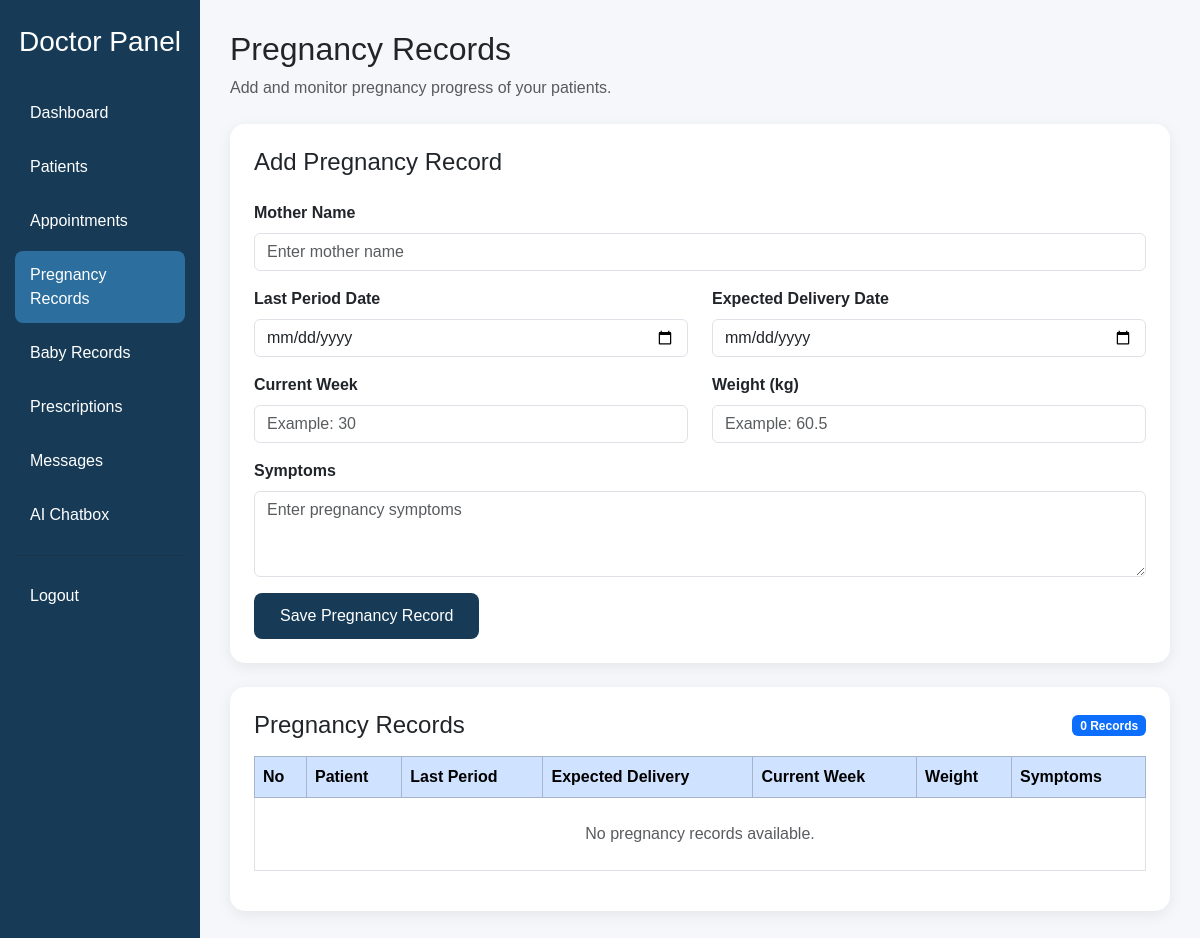
/Doctor/PregnancyRecords/, run on an earlier commit of the app's database.
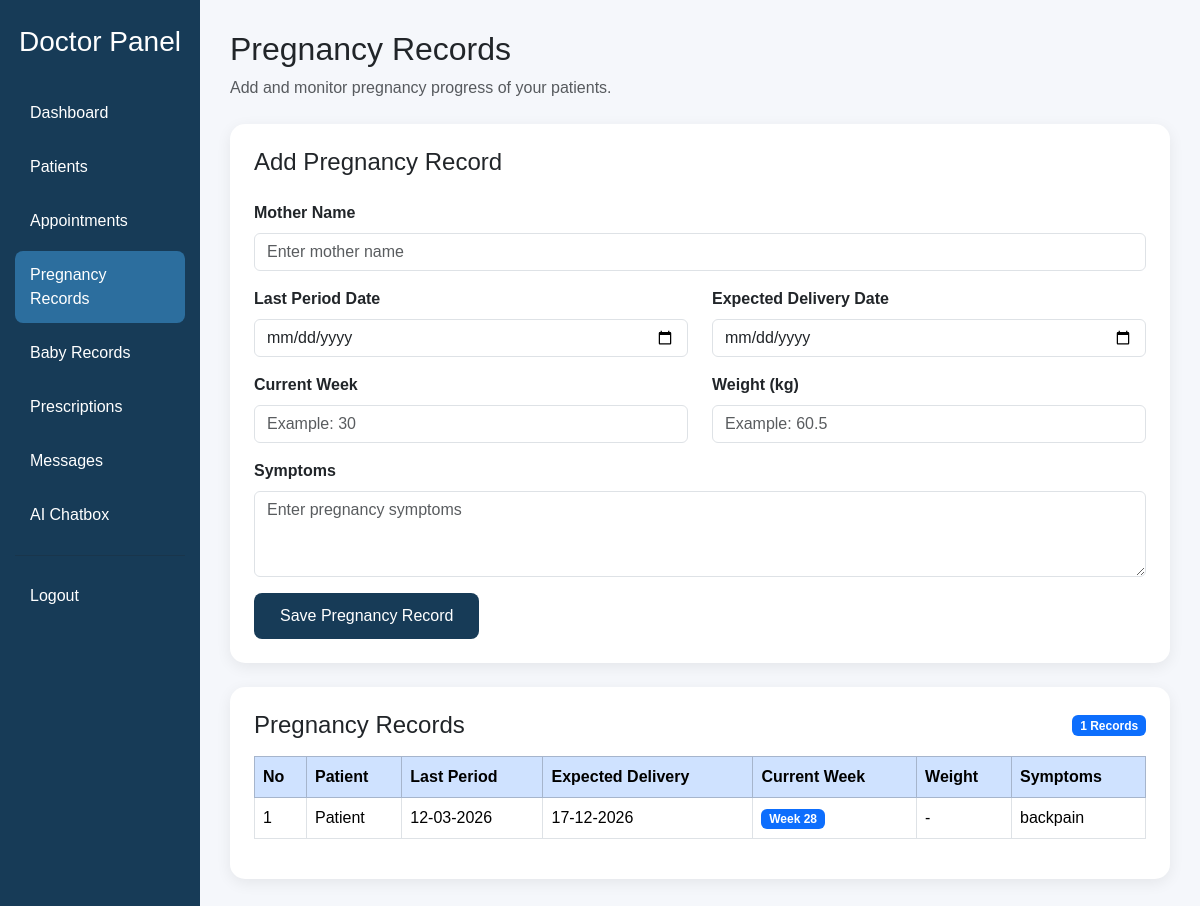
And on a later commit of the database.
### User/models.py (models this page shows)
class tbl_PregnancyTracker(models.Model):
    user = models.ForeignKey(tbl_registration, on_delete=models.CASCADE, related_name='pregnancy_records')
    last_period_date = models.DateField()
    expected_delivery_date = models.DateField()
    current_week = models.PositiveIntegerField(default=1)
    weight = models.FloatField(null=True, blank=True)
    symptoms = models.TextField(blank=True)
    notes = models.TextField(blank=True)
    created_at = models.DateTimeField(auto_now_add=True)
    updated_at = models.DateTimeField(auto_now=True)
    class Meta:
        db_table = 'tbl_PregnancyTracker'
        ordering = ['-updated_at']

### Doctor/views.py (the view, shortened to what this page needs)
# urls.py: path('PregnancyRecords/', views.PregnancyRecords, name='PregnancyRecords'),
def PregnancyRecords(request):
    pregnancy_records = tbl_PregnancyTracker.objects.all().order_by("-id")
    return render(
        request,
        "Doctor/PregnancyRecords.html",
        {
            "pregnancy_records": pregnancy_records
        }
    )

### Doctor/templates/Doctor/PregnancyRecords.html (shortened to what the changed rows need)
{% load static %}
<!DOCTYPE html>
<html lang="en">
<head>
    <link
        href="https://cdn.jsdelivr.net/npm/bootstrap@5.3.3/dist/css/bootstrap.min.css"
        rel="stylesheet"
    >
</head>
<body>
<div class="container-fluid">
    <div class="row">
        <div class="col-md-9 col-lg-10 content">
            <h2>
                Pregnancy Records
            </h2>
            <div class="card p-4 mt-4">
                <div
                    class="d-flex justify-content-between
                           align-items-center mb-3"
                >
                    <h4 class="mb-0">
                        Pregnancy Records
                    </h4>
                    <span class="badge bg-primary">
                        {{ pregnancy_records|length }}
                        Records
                    </span>
                </div>
                <div class="table-responsive">
                    <table class="table table-hover table-bordered">
                        <thead class="table-primary">
                            <tr>
                                <th>
                                    No
                                </th>
                                <th>
                                    Patient
                                </th>
                                <th>
                                    Last Period
                                </th>
                                <th>
                                    Expected Delivery
                                </th>
                                <th>
                                    Current Week
                                </th>
                                <th>
                                    Weight
                                </th>
                                <th>
                                    Symptoms
                                </th>
                            </tr>
                        </thead>
                        <tbody>
                        {% for record in pregnancy_records %}
                            <tr>
                                <td>
                                    {{ forloop.counter }}
                                </td>
                                <td>
                                    {% if record.user.user %}
                                        <strong>
                                            {{ record.user.user.user_name }}
                                        </strong>
                                        <br>
                                        <small class="text-muted">
                                            {{ record.user.user.user_email }}
                                        </small>
                                    {% else %}
                                        Patient
                                    {% endif %}
                                </td>
                                <td>
                                    {% if record.last_period_date %}
                                        {{ record.last_period_date|date:"d-m-Y" }}
                                    {% else %}
                                        -
                                    {% endif %}
                                </td>
                                <td>
                                    {% if record.expected_delivery_date %}
                                        {{ record.expected_delivery_date|date:"d-m-Y" }}
                                    {% else %}
                                        -
                                    {% endif %}
                                </td>
                                <td>
                                    {% if record.current_week %}
                                        <span class="badge bg-primary">
                                            Week {{ record.current_week }}
                                        </span>
                                    {% else %}
                                        -
                                    {% endif %}
                                </td>
                                <td>
                                    {% if record.weight %}
                                        {{ record.weight }} kg
                                    {% else %}
                                        -
                                    {% endif %}
                                </td>
                                <td>
                                    {% if record.symptoms %}
                                        {{ record.symptoms }}
                                    {% else %}
                                        <span class="text-muted">
                                            No symptoms reported
                                        </span>
                                    {% endif %}
                                </td>
                            </tr>
                        {% empty %}
                            <tr>
                                <td
                                    colspan="7"
                                    class="text-center text-muted py-4"
                                >
                                    No pregnancy records available.
                                </td>
                            </tr>
                        {% endfor %}
                        </tbody>
                    </table>
                </div>
            </div>
        </div>
    </div>
</div>
</body>
</html>

What changed in the data, as far as the page shows it:
added tbl_PregnancyTracker: shows "Patient", last_period_date "12-03-2026", expected_delivery_date "17-12-2026", current_week "28", symptoms "backpain"
Also different on the page:
{{ pregnancy_records|length }}: "0" → "1"
text no longer shown: "No pregnancy records available."
